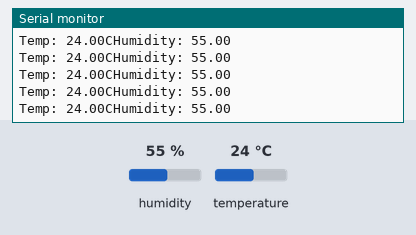
The sketch below on a simulated Arduino Uno, built with avr-gcc and run on an emulated ATmega328P. Parts: the last lines printed to the serial monitor. The inputs (shaded band) are chosen by the test bench; at power-on: humidity 55 %, temperature 24 °C.

Above: at 2.8 s.
2.9 s: humidity set to 22 %
8.9 s: temperature set to 12 °C
At 9.4 s:
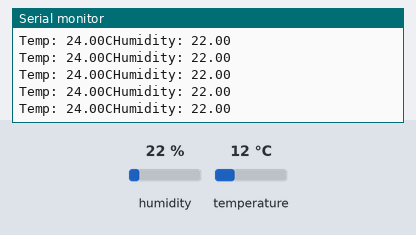
14.9 s: humidity set to 40 %
At 15.6 s:
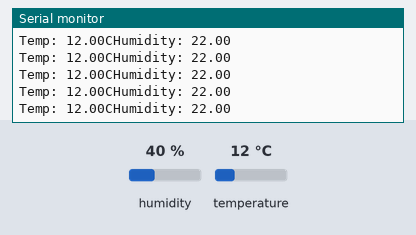
Timing chart, 0 to 17.9 s (numbered marks = the images above; inputs shaded):
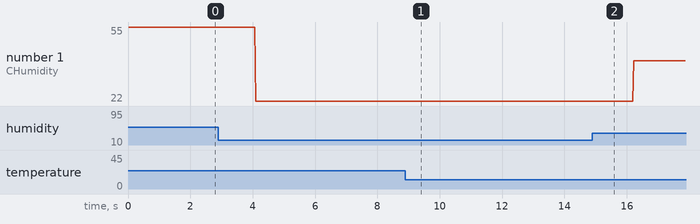

Measured:
- plotted number 1: 55 → 22 after the input at 2.9 s, 22 → 40 after the input at 14.9 s

The sketch:

iRobot_DHT22_Test.ino
```cpp
#include "DHT.h"

#define DHTPIN      A0    // what pin we're connected to
#define DHTTYPE     DHT22 // type of Temperature Sensor

// Initialize library used
DHT dht(DHTPIN, DHTTYPE);

void setup() {
  // set up temperature sensor
  dht.begin();

  // set serial communication for debugging
  Serial.begin(9600);
}

void loop() {
  DisplayTempHumid();
}

void DisplayTempHumid() {
  float h = dht.readHumidity();
  float t = dht.readTemperature();

  // check if returns are valid, if they are NaN (not a number) then something went wrong!
  if (isnan(t) || isnan(h))
  {
    Serial.println("Failed to read from DHT");
  }
  else
  { // Print data to the Serial

    Serial.print("Humidity: ");
    Serial.print(h);
    Serial.println();
    Serial.print("Temp: ");
    Serial.print(t);
    Serial.print("C");
  }
}
```
